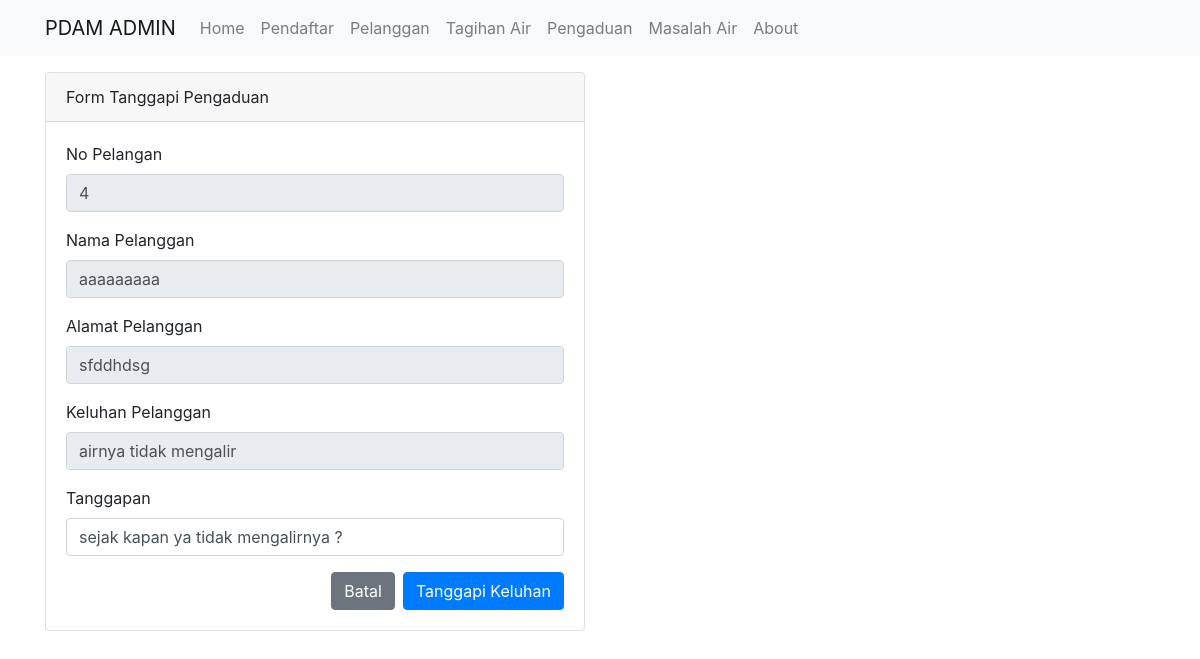
Page /pengaduan/ubah/2 on the committed database.
### tables this page shows
CREATE TABLE `pelanggan` (
  `no_daftar` int(11) NOT NULL,
  `no_ktp` bigint(16) NOT NULL,
  `nama` varchar(25) NOT NULL,
  `alamat` text NOT NULL,
  `email` varchar(25) NOT NULL,
  `no_hp` varchar(12) NOT NULL,
  `foto_ktp` varchar(100) NOT NULL,
  `pilih_tarif` char(4) NOT NULL,
  `no_pelanggan` int(6) DEFAULT NULL,
  `password` varchar(25) DEFAULT NULL
);

CREATE TABLE `pengaduan` (
  `id_pengaduan` int(5) NOT NULL,
  `keluhan` text NOT NULL,
  `tanggapan` text,
  `no_daftar` int(11) NOT NULL
);

### application/controllers/Pengaduan.php (called while the page is built, shortened)
<?php
class Pengaduan extends CI_Controller
{
    public function __construct()
    {
        $this->load->model('Pengaduan_model');
        $this->load->library('form_validation');
    }
    public function ubah($id_pengaduan)
    {
        $data['judul'] = 'Form Ubah Data Pengaduan';
        $data['pengaduan'] = $this->Pengaduan_model->getPengaduanById($id_pengaduan);
        $this->form_validation->set_rules('id_pengaduan', 'Id Pengaduan', 'required');
        if ($this->form_validation->run() == false) {
            $this->load->view('templates/header', $data);
            $this->load->view('pengaduan/ubah', $data);
            $this->load->view('templates/footer');
        } else {
            $this->Pengaduan_model->ubahDataPengaduan();
            $this->session->set_flashdata('flash', 'Diubah');
            redirect('pengaduan');
        }
    }
}

### index.php (called while the page is built, shortened)
<?php
require_once BASEPATH.'core/CodeIgniter.php';

### application/models/Pengaduan_model.php (called while the page is built, shortened)
<?php
class Pengaduan_model extends CI_model {
    public function getPengaduanById($id_pengaduan)
    {
        $this->db->select('*');
        $this->db->from('pelanggan');
        $this->db->join('pengaduan', 'pengaduan.no_daftar=pelanggan.no_daftar');
        $this->db->where('id_pengaduan',$id_pengaduan);
        $query = $this->db->get();
        return $query->row_array();
    }
}

### application/views/pengaduan/ubah.php (the view, shortened to what this page needs)
<div class="container">
    <div class="row mt-3">
        <div class="col-md-6">
            <div class="card">
                <div class="card-header">
                    Form Tanggapi Pengaduan
                </div>
                <div class="card-body">
                    <form action="" method="post">
                        <div class="form-group">
                            <label for="no_pelanggan">No Pelangan</label>
                            <input type="text" name="no_pelanggan" class="form-control" id="no_pelanggan" value="<?= $pengaduan['no_pelanggan']; ?>" readonly>
                        </div>
                        <div class="form-group">
                            <label for="nama">Nama Pelanggan</label>
                            <input type="text" name="nama" class="form-control" id="nama" value="<?= $pengaduan['nama']; ?>" readonly>
                        </div>
                        <div class="form-group">
                            <label for="alamat">Alamat Pelanggan</label>
                            <input type="text" name="alamat" class="form-control" id="alamat" value="<?= $pengaduan['alamat']; ?>" readonly>
                        </div>
                        <div class="form-group">
                            <label for="keluhan">Keluhan Pelanggan</label>
                            <input type="text" name="keluhan" class="form-control" id="keluhan" value="<?= $pengaduan['keluhan']; ?>" readonly>
                        </div>
                        <div class="form-group">
                             <label for="tanggapan">Tanggapan</label>
                             <input type="input" name="tanggapan" class="form-control" id="tanggapan" placeholder="Silakan isi tangapan..." rows="5" value="<?= $pengaduan['tanggapan']; ?>">
                        </div>
                        <button type="submit" name="ubah" class="btn btn-primary float-right" >Tanggapi Keluhan</button>
                        <a href="<?= base_url(); ?>pengaduan" class="btn btn-secondary float-right mx-2" >Batal</a>
                    </form>
                </div>
            </div>
        </div>
    </div>
</div>

### rows in the picture
pelanggan: no_pelanggan "4", nama "aaaaaaaaa", alamat "sfddhdsg", keluhan "airnya tidak mengalir", tanggapan "sejak kapan ya tidak mengalirnya ?"
